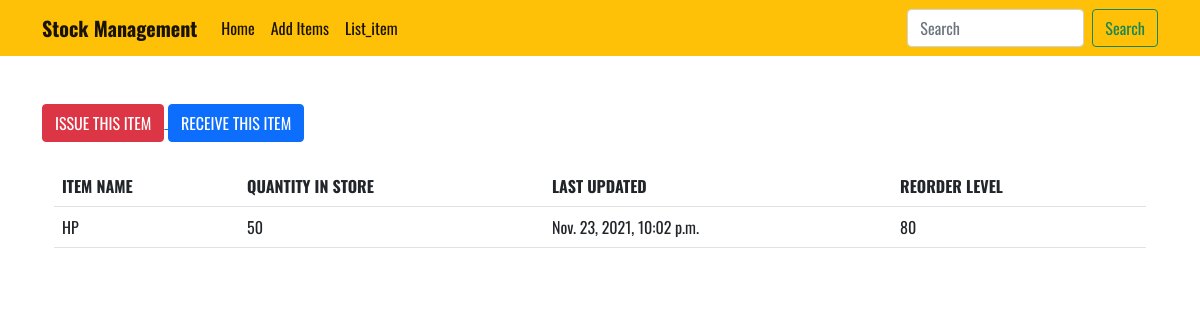
/stock_detail/2/, run on the app's committed database.
### newstock/models.py (models this page shows, shortened)
class Stock(models.Model):
    category = models.ForeignKey(
        MyCategory, on_delete=models.CASCADE, blank=True)
    item_name = models.CharField(max_length=50, blank=True, null=True)
    quantity = models.IntegerField(default='0', blank=True, null=True)
    receive_quantity = models.IntegerField(default='0', blank=True, null=True)
    receive_by = models.CharField(max_length=50, blank=True, null=True)
    issue_quantity = models.IntegerField(default='0', blank=True, null=True)
    issue_by = models.CharField(max_length=50, blank=True, null=True)
    issue_to = models.CharField(max_length=50, blank=True, null=True)
    phone_number = models.CharField(max_length=50, blank=True, null=True)
    created_by = models.CharField(max_length=50, blank=True, null=True)
    reorder_level = models.IntegerField(default='0', blank=True, null=True)
    last_updated = models.DateTimeField(auto_now_add=False, auto_now=True)
    export_to_CSV = models.BooleanField(default=False)

### newstock/views.py (the view)
# urls.py: path('stock_detail/<str:pk>/', views.stock_detail, name="stock_detail"),
def stock_detail(request, pk):
    queryset = Stock.objects.get(id=pk)
    context = {
        "title": queryset.item_name,
        "queryset": queryset,
    }
    return render(request, "stockmgmt/stock_detail.html", context)

### newstock/templates/stockmgmt/stock_detail.html (shortened to what this page needs)
{% extends "stockmgmt/base.html" %}
{% load crispy_forms_tags %}
{% block content %}
<div class="container mt-5">
    <a href="{% url 'issue_items' queryset.id %}">
        <div class='btn btn-danger'>ISSUE THIS ITEM</div>
    </a>
    <a href="{% url 'receive_items' queryset.id %}">
        <div class='btn btn-primary'>RECEIVE THIS ITEM</div>
    </a>
    <br><br>
    <div class="container">
        <table class='table'>
            <tr>
                <th>ITEM NAME</th>
                <th>QUANTITY IN STORE</th>
                <th>LAST UPDATED</th>
                <th>REORDER LEVEL</th>
            </tr>
            <tr>
                <td>{{queryset.item_name}}</td>
                <td>{{queryset.quantity}}</td>
                <td>{{queryset.last_updated}}</td>
                <td>{{queryset.reorder_level}}</td>
            </tr>
        </table>
    </div>
</div>
{% endblock content %}

### newstock/static/css/style.css (style rules this page uses)
* { margin: 0; padding: 0; box-sizing: border-box; }
body { font-family: "Oswald", sans-serif; }
table { cursor: pointer; }

### data on the page
Stock: item_name "HP", quantity "50", last_updated "Nov. 23, 2021, 10:02 p.m.", reorder_level "80"
